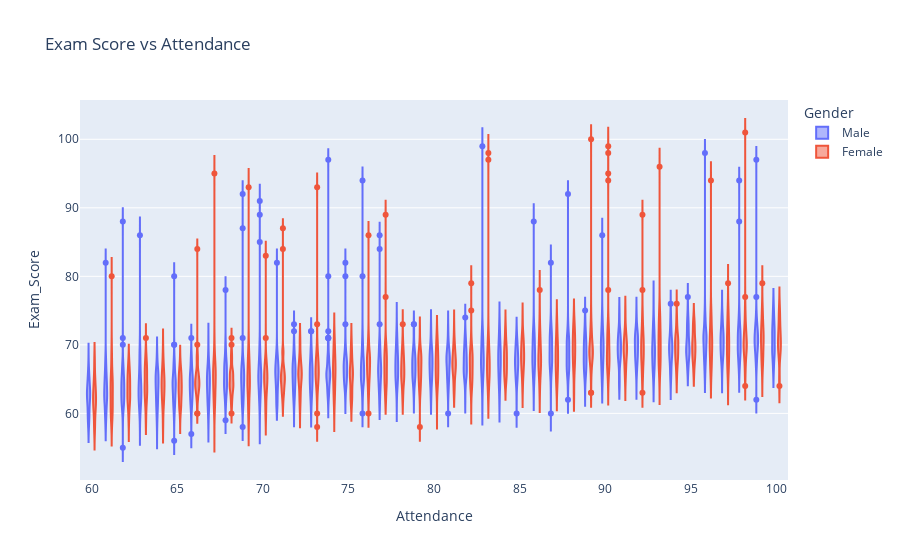

Notebook code for this chart:
### Code cell
fig=px.violin(
    data,
    x='Attendance', 
    y='Exam_Score', 
    title='Exam Score vs Attendance ',
    color='Gender', 
)
fig.show()

### Figure 1 — Plotly figure (JSON) as saved in the notebook; plotly's stock layout.template omitted (floating-point values rounded to 4 significant figures; data arrays with more than 128 entries replaced by an {"elided": "..."} marker saying what was removed)
{"data": [{"alignmentgroup": "True", "box": {"visible": false}, "hovertemplate": "Gender=Male<br>Attendance=%{x}<br>Exam_Score=%{y}<extra></extra>", "legendgroup": "Male", "marker": {"color": "#636efa"}, "name": "Male", "offsetgroup": "Male", "orientation": "v", "scalegroup": "True", "showlegend": true, "type": "violin", "x": {"elided": "3814 int values"}, "x0": " ", "xaxis": "x", "y": {"elided": "3814 int values"}, "y0": " ", "yaxis": "y"}, {"alignmentgroup": "True", "box": {"visible": false}, "hovertemplate": "Gender=Female<br>Attendance=%{x}<br>Exam_Score=%{y}<extra></extra>", "legendgroup": "Female", "marker": {"color": "#EF553B"}, "name": "Female", "offsetgroup": "Female", "orientation": "v", "scalegroup": "True", "showlegend": true, "type": "violin", "x": {"elided": "2793 int values"}, "x0": " ", "xaxis": "x", "y": {"elided": "2793 int values"}, "y0": " ", "yaxis": "y"}], "layout": {"autosize": true, "legend": {"title": {"text": "Gender"}, "tracegroupgap": 0}, "title": {"text": "Exam Score vs Attendance "}, "violinmode": "group", "xaxis": {"anchor": "y", "autorange": true, "domain": [0, 1], "range": [59.36, 100.6], "title": {"text": "Attendance"}, "type": "linear"}, "yaxis": {"anchor": "x", "autorange": true, "domain": [0, 1], "range": [50.28, 105.7], "title": {"text": "Exam_Score"}, "type": "linear"}}}
